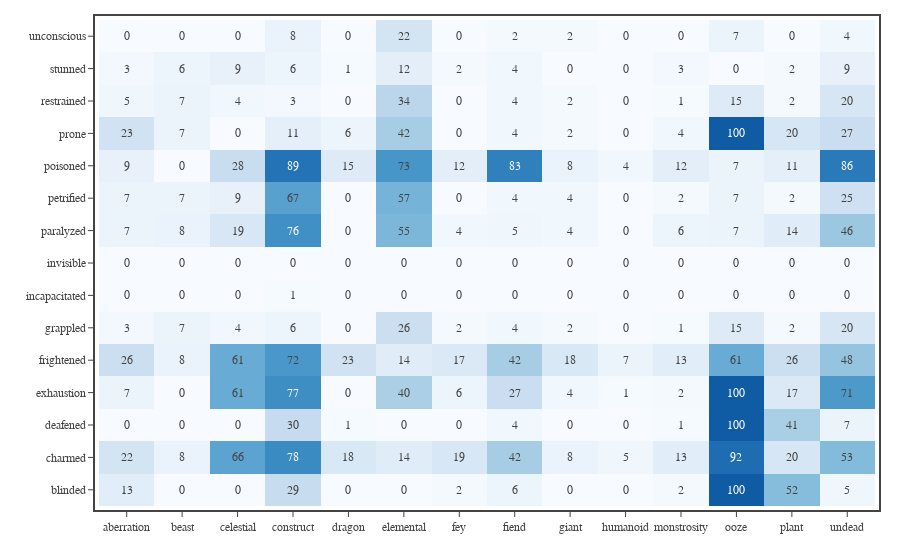
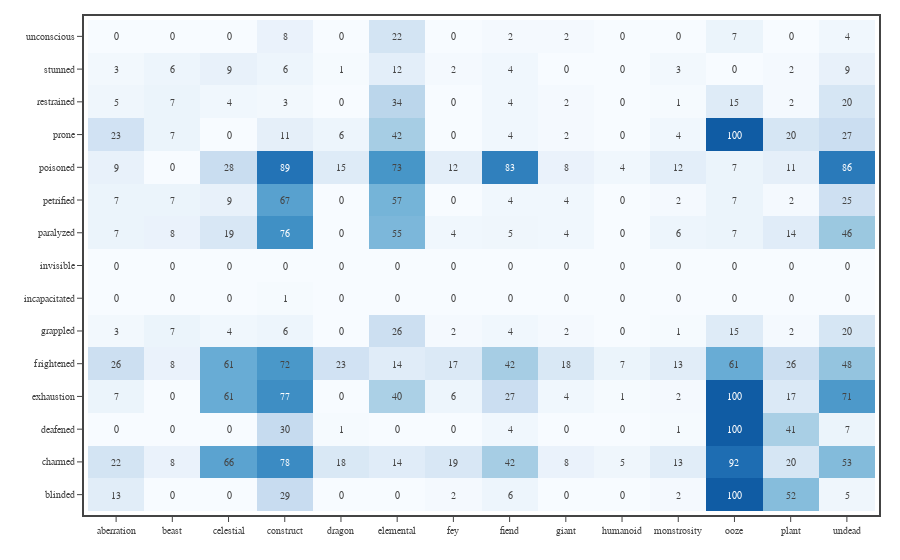

Here is the notebook cell these charts were saved with, in order:
### Code cell
# Calculates the probability of a monster for each being immune to each condition.
df1 = df0[df0['Category'].isin(['generic','legendary','unique']) & df0['CR'].between(1/8, 30)]

# get the total number of monsters from each type
dfG = df1.groupby(['Type']).count().reset_index()
type_totals = dfG['Book'].to_list()
print('Total number of monsters:', np.sum(type_totals))

# get the number of monsters immune to each condition for each type
dfG = df1.groupby(['Type']).sum().reset_index()

# construct custom text for each cell
custom_texts = []
for c in CONDITIONS:
    type_immune = dfG[c].to_list()
    custom_texts.append([f'{i:.0f} out of {t}' for i, t in zip(type_immune, type_totals)])

# get percent of each type immune to each condition
dfG = df1.groupby(['Type']).mean().reset_index()
z = []
conditions = CONDITIONS.copy()
for condition in conditions:
    row = dfG[condition].tolist()
    row = [int(100*v) for v in row]
    z.append(row)

x = [x.lower() for x in dfG['Type'].tolist()]
y = [x.lower() for x in conditions]

fig = go.Figure()
fig.add_trace(go.Heatmap(
    z=z, x=x, y=y,
    zmin=0, zmax=120,
    hoverongaps=False,
    colorscale='blues',
    text=custom_texts,
    texttemplate='%{z:.0f}',
    hovertemplate='<b>Type:</b> %{x}<br>'+
                  '<b>Condition:</b> %{y}<br>'+
                  '<b>Immune:</b> %{z:.0f}% (%{text})'+
                  '<extra></extra>'
))

fig.update_traces(showscale=False)

# save large format figure
fig.update_layout(
    template=TFB_TEMPLATE,
    font=dict(size=12),
    xaxis=dict(
        title_text='',
        autorange=True,
        showgrid=False,
    ),
    yaxis=dict(
        title_text='',
        autorange=True,
        showgrid=False,
    ),
)

fig.show(config=TFB_CONFIG)
if SAVEFIGS:
    file_name = f'./fig-condition-immunity-probability-heat-map-large.html'
    fig.write_html(
        file_name, 
        include_plotlyjs=False, 
        full_html=False, 
        config=TFB_CONFIG
    )
    # add style to figure
    with open(file_name, 'r') as fin:
        fig_soup = BeautifulSoup(fin, 'html.parser')

    fig_soup.div['class'] = 'plotly-div-large'
    fig_soup.div['style'] = 'width:1000px; min-width:50%; max-width:100%; max-height:500px'
    with open(file_name, 'wb') as fout:
        fout.write(fig_soup.prettify('utf-8'))

# save small format figure
fig.update_layout(
    template=TFB_TEMPLATE,
    font=dict(
        family='sans-serif',
        size=10
    ),
    xaxis=dict(
        title_text='',
        autorange=True,
        showgrid=False,
    ),
    yaxis=dict(
        title_text='',
        autorange=True,
        showgrid=False,
    ),
)

fig.show(config=TFB_CONFIG)
if SAVEFIGS:
    file_name = f'./fig-condition-immunity-probability-heat-map-small.html'
    fig.write_html(
        file_name, 
        include_plotlyjs=False, 
        full_html=False, 
        config=TFB_CONFIG
    )
    # add style to figure
    with open(file_name, 'r') as fin:
        fig_soup = BeautifulSoup(fin, 'html.parser')

    fig_soup.div['class'] = 'plotly-div-small'
    fig_soup.div['style'] = 'width:1000px; min-width:50%; max-width:100%; max-height:500px'
    with open(file_name, 'wb') as fout:
        fout.write(fig_soup.prettify('utf-8'))

### Figure 1 — Plotly figure (JSON) as saved in the notebook; plotly's stock layout.template omitted (floating-point values rounded to 4 significant figures; data arrays with more than 128 entries replaced by an {"elided": "..."} marker saying what was removed)
{"data": [{"colorscale": [[0, "rgb(247,251,255)"], [0.125, "rgb(222,235,247)"], [0.25, "rgb(198,219,239)"], [0.375, "rgb(158,202,225)"], [0.5, "rgb(107,174,214)"], [0.625, "rgb(66,146,198)"], [0.75, "rgb(33,113,181)"], [0.875, "rgb(8,81,156)"], [1, "rgb(8,48,107)"]], "hoverongaps": false, "hovertemplate": "<b>Type:</b> %{x}<br><b>Condition:</b> %{y}<br><b>Immune:</b> %{z:.0f}% (%{text})<extra></extra>", "showscale": false, "text": {"elided": "15x14 str values"}, "texttemplate": "%{z:.0f}", "type": "heatmap", "x": ["aberration", "beast", "celestial", "construct", "dragon", "elemental", "fey", "fiend", "giant", "humanoid", "monstrosity", "ooze", "plant", "undead"], "y": ["blinded", "charmed", "deafened", "exhaustion", "frightened", "grappled", "incapacitated", "invisible", "paralyzed", "petrified", "poisoned", "prone", "restrained", "stunned", "unconscious"], "z": {"elided": "15x14 int values"}, "zmax": 120, "zmin": 0}], "layout": {"font": {"size": 12}, "xaxis": {"autorange": true, "showgrid": false, "title": {"text": ""}}, "yaxis": {"autorange": true, "showgrid": false, "title": {"text": ""}}}}

### Figure 2 — Plotly figure (JSON) as saved in the notebook; plotly's stock layout.template omitted (floating-point values rounded to 4 significant figures; data arrays with more than 128 entries replaced by an {"elided": "..."} marker saying what was removed)
{"data": [{"colorscale": [[0, "rgb(247,251,255)"], [0.125, "rgb(222,235,247)"], [0.25, "rgb(198,219,239)"], [0.375, "rgb(158,202,225)"], [0.5, "rgb(107,174,214)"], [0.625, "rgb(66,146,198)"], [0.75, "rgb(33,113,181)"], [0.875, "rgb(8,81,156)"], [1, "rgb(8,48,107)"]], "hoverongaps": false, "hovertemplate": "<b>Type:</b> %{x}<br><b>Condition:</b> %{y}<br><b>Immune:</b> %{z:.0f}% (%{text})<extra></extra>", "showscale": false, "text": {"elided": "15x14 str values"}, "texttemplate": "%{z:.0f}", "type": "heatmap", "x": ["aberration", "beast", "celestial", "construct", "dragon", "elemental", "fey", "fiend", "giant", "humanoid", "monstrosity", "ooze", "plant", "undead"], "y": ["blinded", "charmed", "deafened", "exhaustion", "frightened", "grappled", "incapacitated", "invisible", "paralyzed", "petrified", "poisoned", "prone", "restrained", "stunned", "unconscious"], "z": {"elided": "15x14 int values"}, "zmax": 120, "zmin": 0}], "layout": {"font": {"family": "sans-serif", "size": 10}, "xaxis": {"autorange": true, "showgrid": false, "title": {"text": ""}}, "yaxis": {"autorange": true, "showgrid": false, "title": {"text": ""}}}}
